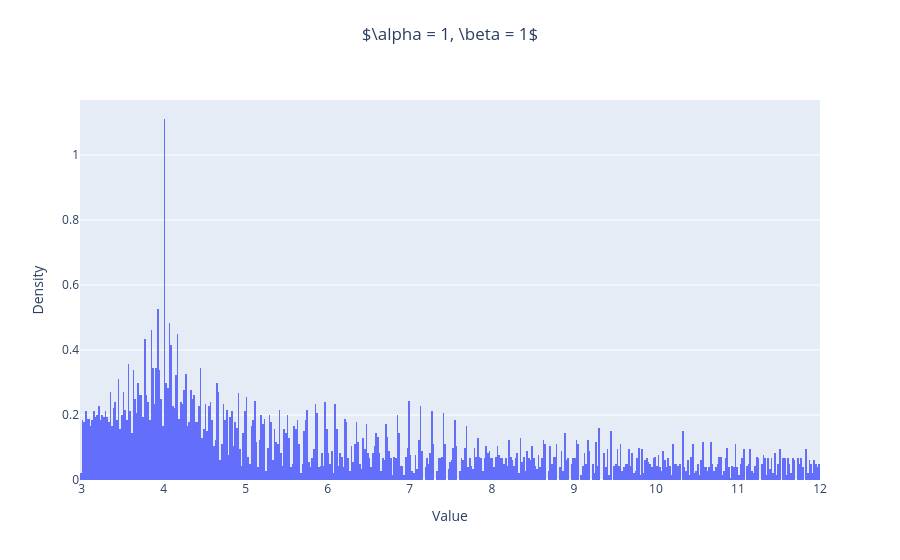

Source (notebook cell):
### Code cell
alpha, beta = 1, 1

Lambda_alpha_A_beta_D = np.real(np.linalg.eigvals(alpha*A + beta*D))

# Plot histogram
fig = px.histogram(Lambda_alpha_A_beta_D,
                   nbins=500,                  # Number of bins
                   histnorm='probability density',  # Normalize to probability density
                   title=r'$\alpha = ' + str(alpha) + r', \beta = ' + str(beta) + '$')

# Update layout to fix title display and centering
fig.update_layout(
    title={
        'text': r'$\alpha = ' + str(alpha) + r', \beta = ' + str(beta) + '$',
        'y': 0.95,  # Adjust vertical position of the title
        'x': 0.5,   # Center the title
        'xanchor': 'center',
        'yanchor': 'top',
    },
    xaxis_title="Value",
    yaxis_title="Density",
    showlegend=False  # Deactivate legend
)

# Display the figure
fig.show()

### Figure 1 — Plotly figure (JSON) as saved in the notebook; plotly's stock layout.template omitted (floating-point values rounded to 4 significant figures; data arrays with more than 128 entries replaced by an {"elided": "..."} marker saying what was removed)
{"data": [{"alignmentgroup": "True", "bingroup": "x", "histnorm": "probability density", "hovertemplate": "variable=0<br>value=%{x}<br>probability density=%{y}<extra></extra>", "legendgroup": "0", "marker": {"color": "#636efa", "pattern": {"shape": ""}}, "name": "0", "nbinsx": 500, "offsetgroup": "0", "orientation": "v", "showlegend": true, "type": "histogram", "x": {"elided": "9002 float values"}, "xaxis": "x", "yaxis": "y"}], "layout": {"autosize": true, "barmode": "relative", "legend": {"title": {"text": "variable"}, "tracegroupgap": 0}, "showlegend": false, "title": {"text": "$\\alpha = 1, \\beta = 1$", "x": 0.5, "xanchor": "center", "y": 0.95, "yanchor": "top"}, "xaxis": {"anchor": "y", "autorange": true, "domain": [0, 1], "range": [2.98, 12], "title": {"text": "Value"}, "type": "linear"}, "yaxis": {"anchor": "x", "autorange": true, "domain": [0, 1], "range": [0, 1.169], "title": {"text": "Density"}}}}
